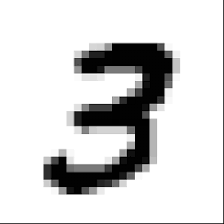
#> input picture lesson-7/images/3_1.png, 224 x 224 px
$ jupyter execute --allow-errors homework.ipynb
#> lines starting #> are read from the running program, lines starting #| are printed output that depends on the picture
[cell 1]
from sklearn.datasets import fetch_openml

#> (a cell that did not finish here is left out)

#> (a cell that did not finish here is left out)

#> (a cell that did not finish here is left out)

#> (a cell that did not finish here is left out)

[cell 6]
import matplotlib.pyplot as plt

index = 110

#> (the rest of this cell did not finish here and is left out)

[cell 7]
from sklearn.datasets import fetch_openml
from sklearn.linear_model import LogisticRegression
from sklearn.model_selection import train_test_split
from sklearn.metrics import accuracy_score, classification_report
import matplotlib.pyplot as plt

#> (a cell that did not finish here is left out)

#> (a cell that did not finish here is left out)

[cell 10]
clf = LogisticRegression(max_iter=1000)
#> (the rest of this cell did not finish here and is left out)

#> (a cell that did not finish here is left out)

[cell 12]
def show_prediction(index):
    image = X_test[index].reshape(28, 28)
    plt.imshow(image, cmap="gray")
    plt.title(f"True: {y_test[index]} | Predicted: {y_pred[index]}")
    plt.axis("off")
    plt.show()

#> (the rest of this cell did not finish here and is left out)

[cell 13]
from pathlib import Path
from PIL import Image, ImageOps
import numpy as np

def to_mnist_array(img_path, invert=True):
#> called with invert = True
    img_path = Path(img_path)
    if not img_path.exists():
        raise FileNotFoundError(img_path)

    img = Image.open(img_path).convert("L")
    if invert and np.mean(img) > 127:
        img = ImageOps.invert(img)
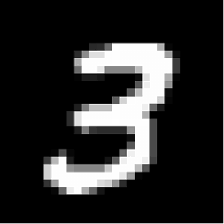
#> img: PIL image 224x224 L; min 0, max 255, mean 42.7
    img = img.resize((28, 28), Image.Resampling.LANCZOS)
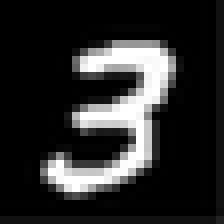
#> img: PIL image 28x28 L (shown 8 times larger); min 0, max 255, mean 42.4
    arr = np.asarray(img)

    return arr

$ run again, with lesson-7/images/5.png copied over lesson-7/images/3_1.png
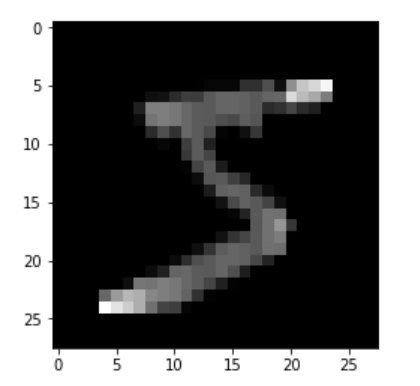
#> input picture lesson-7/images/5.png, 420 x 386 px
#> in to_mnist_array, `img = img.resize((28, 28), Image.Resampling.LANCZOS)`:
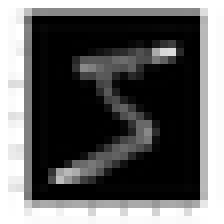
#> img: PIL image 28x28 L (shown 8 times larger); min 0, max 255, mean 96.9

$ run again, with lesson-7/images/0.jpg saved as lesson-7/images/3_1.png
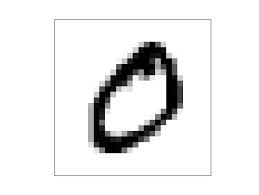
#> input picture lesson-7/images/0.jpg, 259 x 195 px
#> in to_mnist_array, `img = ImageOps.invert(img)`:
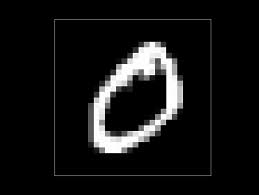
#> img: PIL image 259x195 L; min 0, max 255, mean 20.4
#> in to_mnist_array, `img = img.resize((28, 28), Image.Resampling.LANCZOS)`:
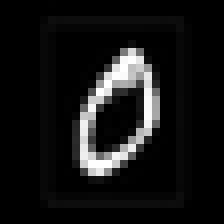
#> img: PIL image 28x28 L (shown 8 times larger); min 0, max 255, mean 21

$ run again, with lesson-7/images/7.jpg saved as lesson-7/images/3_1.png
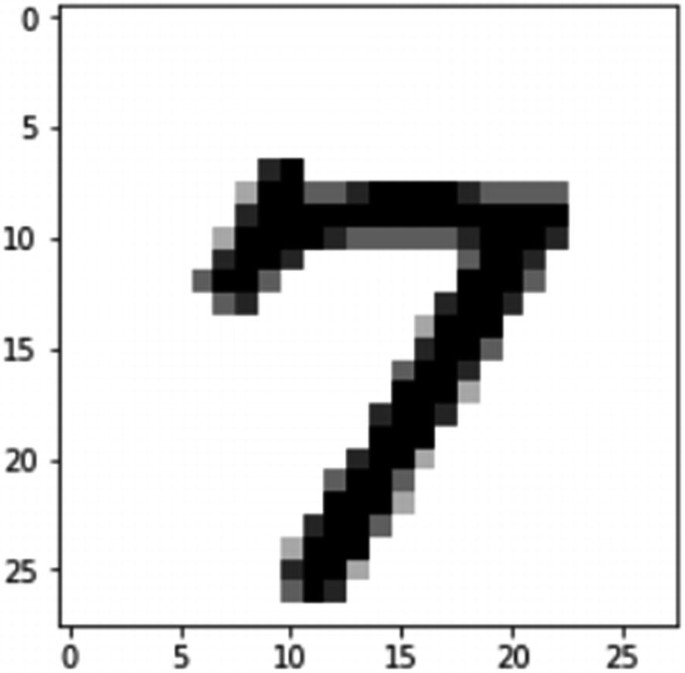
#> input picture lesson-7/images/7.jpg, 685 x 673 px
#> in to_mnist_array, img is the input picture: PIL image 685x673 L; min 0, max 255, mean 219.9
#> in to_mnist_array, `img = ImageOps.invert(img)`:
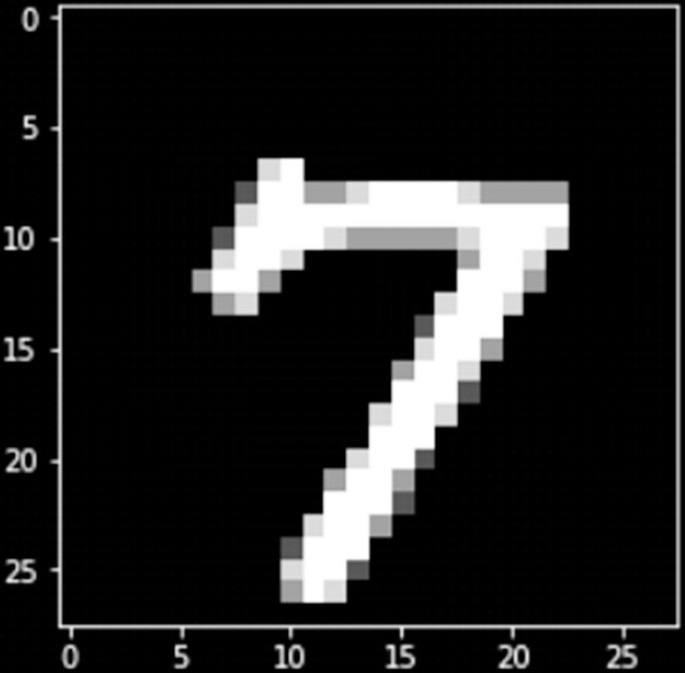
#> img: PIL image 685x673 L; min 0, max 255, mean 35.1
#> in to_mnist_array, `img = img.resize((28, 28), Image.Resampling.LANCZOS)`:
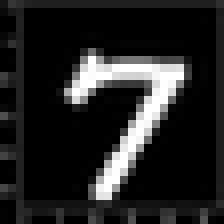
#> img: PIL image 28x28 L (shown 8 times larger); min 0, max 255, mean 35.7
